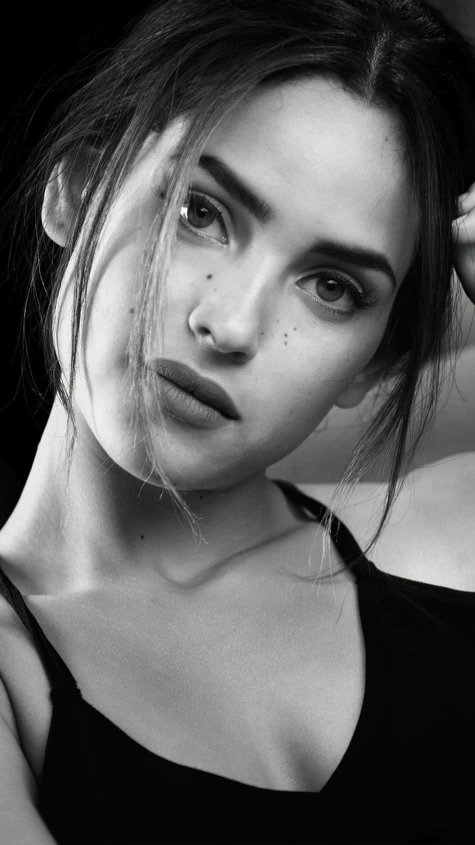
#> input picture task 3/data/face.jpg, 950 x 1689 px, found by its file name (shown at 1/2 size)
$ python task_6_1.py
#> lines starting #> are read from the running program, lines starting #| are printed output that depends on the picture
from PIL import Image, ImageOps
import matplotlib.pyplot as plt
import numpy as np


face = Image.open('task 3/data/face.jpg').convert('L')
crop_face = ImageOps.fit(face,(100,100))
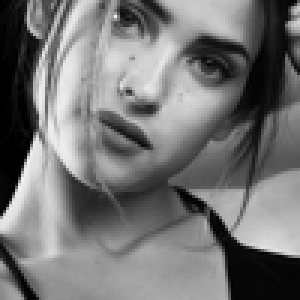
#> crop_face: PIL image 100x100 L (shown 3 times larger); min 0, max 241, mean 116.5

round_face = np.array(face)
sy, sx = round_face.shape
#> sy = 1689; sx = 950
y, x = np.ogrid[0:sy, 0:sx]
#> y = 1689 values from 0 to 1688

centerx, centery = (450, 400)
mask = ((y - centery)**2 + (x - centerx)**2) > 550**2
round_face[mask] = 0
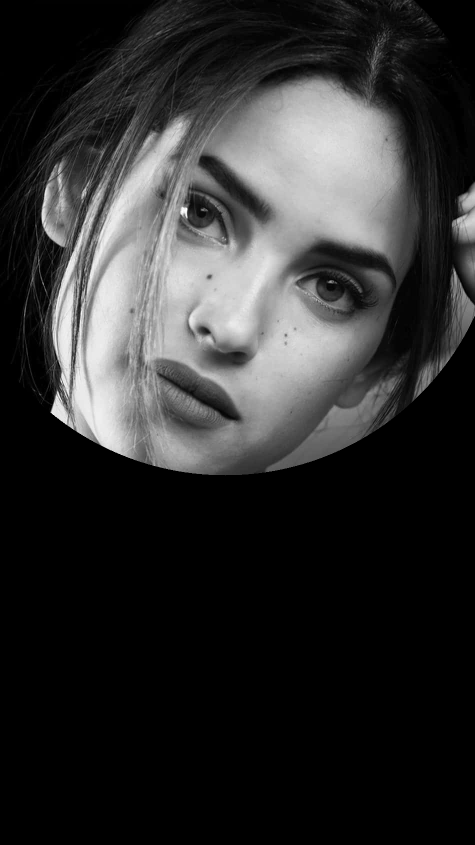
#> round_face: shape (1689, 950) (shown at 1/2 size); min 0, max 255, mean 47

columns = 4
rows = 1

fig = plt.figure()

fig.add_subplot(rows, columns, 1)
plt.imshow(face, cmap='gray')
plt.axis('off')

fig.add_subplot(rows, columns, 2)
plt.imshow(face, cmap='pink')
plt.axis('off')

fig.add_subplot(rows, columns, 3)
plt.imshow(crop_face)
plt.axis('off')

fig.add_subplot(rows, columns, 4)
plt.imshow(round_face)
plt.axis('off')
plt.show()
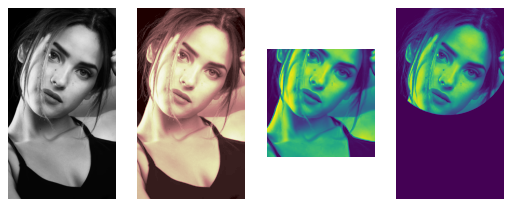
#> figure drawn by matplotlib, 4 panels
